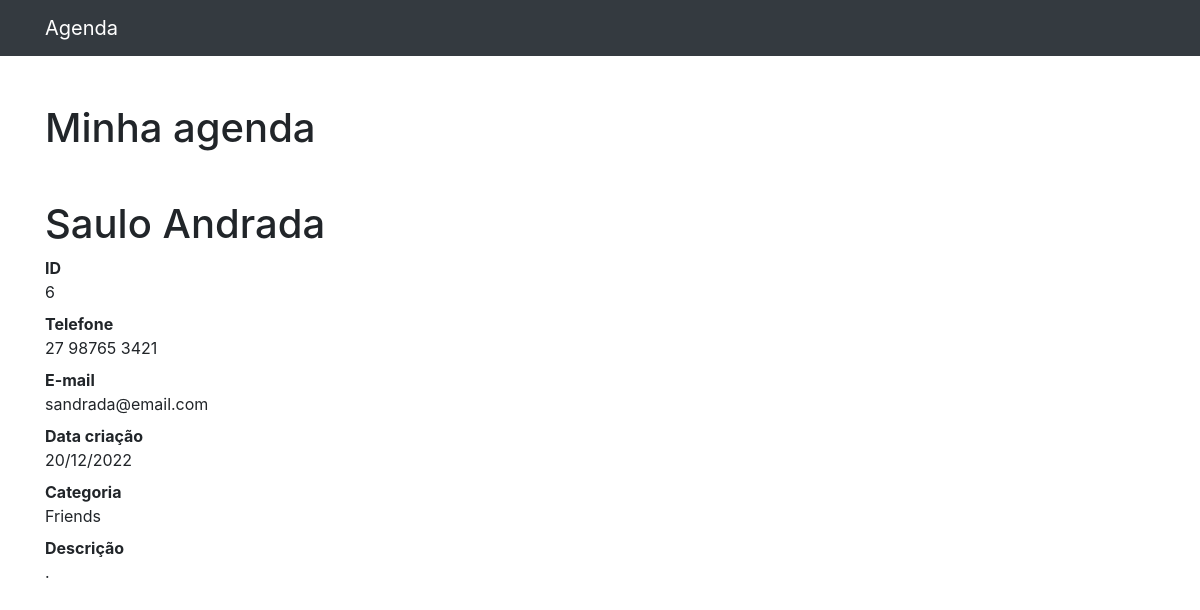
Page /6 on the committed database.
### contatos/models.py (models this page shows, shortened)
class Contato(models.Model):
    nome = models.CharField(max_length=255)
    sobrenome = models.CharField(max_length=255, blank=True)
    telefone = models.CharField(max_length=255)
    email = models.CharField(max_length=255, blank=True)
    data_criacao= models.DateTimeField(default=timezone.now)
    descricao = models.TextField(blank=True)
    categoria = models.ForeignKey(Categoria, on_delete=models.DO_NOTHING)
    mostrar = models.BooleanField(default=True)

class Categoria(models.Model):
    nome = models.CharField(max_length=255)
    def __str__(self):
        return self.nome

### contatos/views.py (the view)
# urls.py: path('<int:contato_id>' , views.ver_contato, name='ver_contato'),
def ver_contato(request , contato_id):
    contato = get_object_or_404(Contato, id=contato_id  )
    if not contato.mostrar:
        raise Http404()
    return render(request, 'contatos/ver_contato.html', {
        'contato' : contato
    })

### contatos/templates/contatos/ver_contato.html
{% extends 'base.html' %}
{% block conteudo%}
<h1 class="mt-5">Minha agenda</h1>
<h1 class="mt-5">{{ contato.nome }} {{ contato.sobrenome }}</h1>
<dl>
  <dt>ID</dt>
  <dd>{{contato.id}}</dd>
  <dt>Telefone</dt>
  <dd>{{contato.telefone}}</dd>
  <dt>E-mail</dt>
  <dd>{{contato.email}}</dd>
  <dt>Data criação</dt>
  <dd>{{contato.data_criacao| date:'d/m/Y'}}</dd>
  <dt>Categoria</dt>
  <dd>{{contato.categoria}}</dd>
  <dt>Descrição</dt>
  <dd>
    {{contato.descricao}}.
  </dd>
</dl>
{% endblock %}

### rows in the picture
Contato: nome "Saulo", sobrenome "Andrada", id "6", telefone "27 98765 3421", email "sandrada@email.com", data_criacao "20/12/2022", categoria "Friends"
